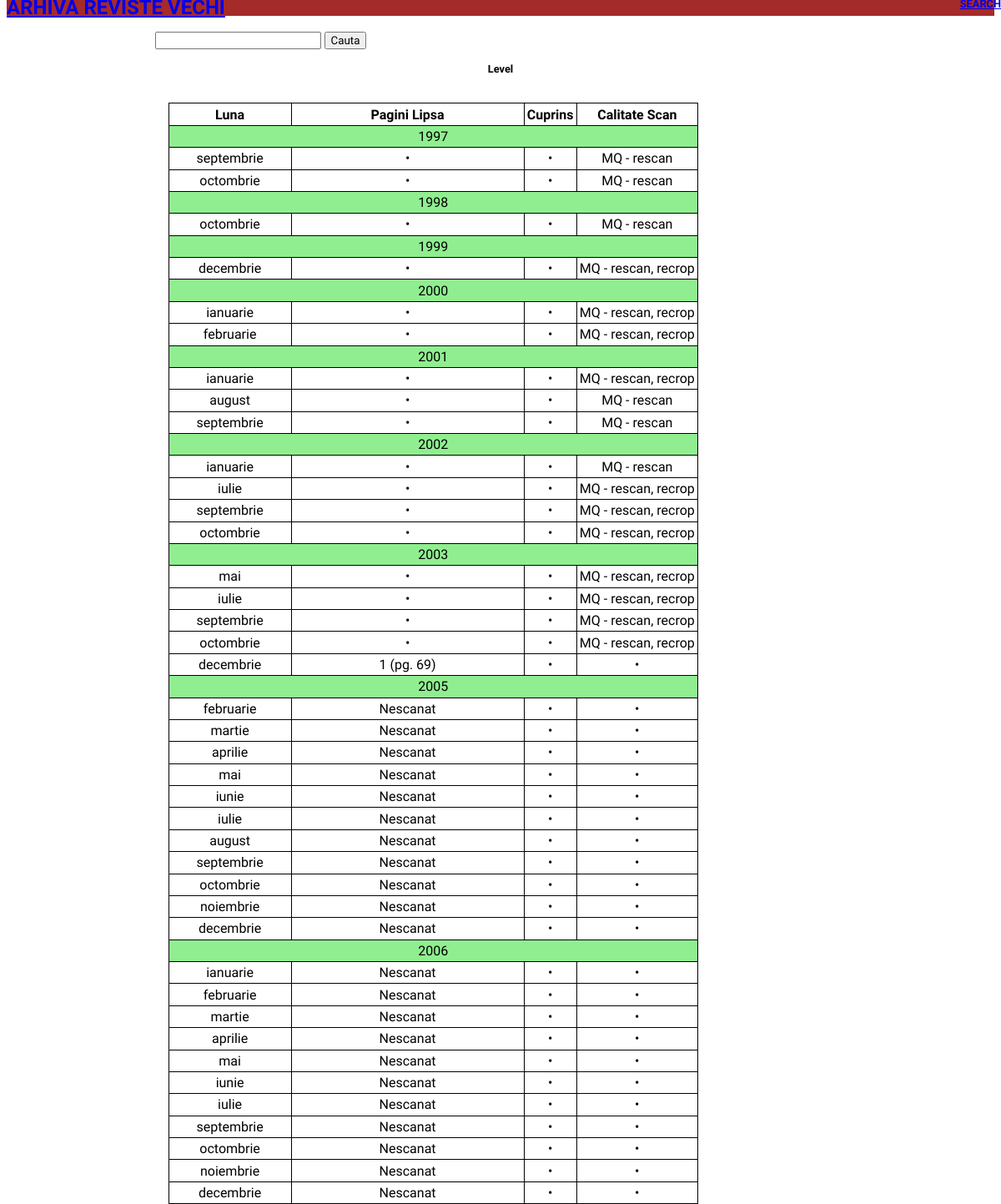
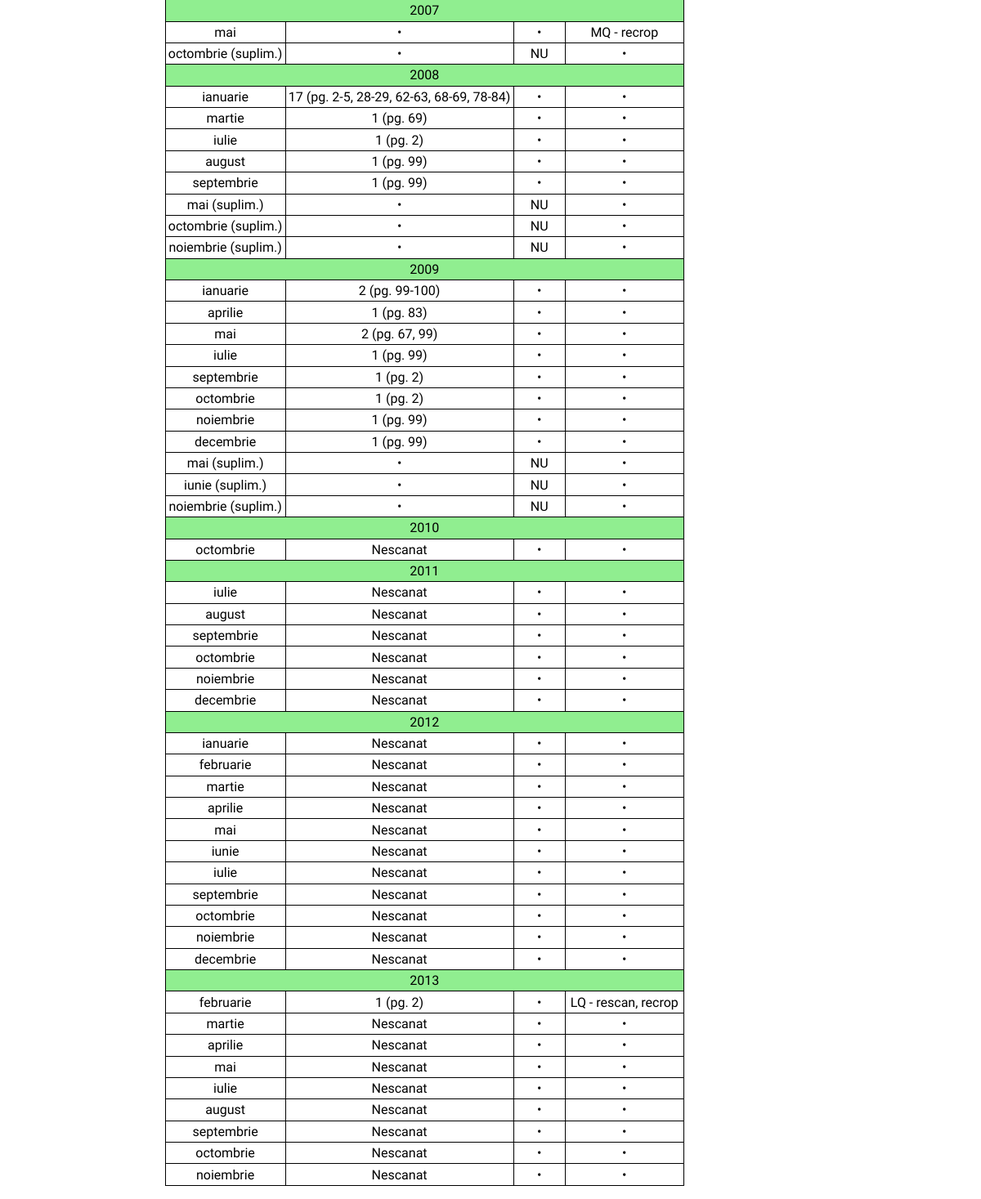
The app's page /arhiva/search.php?type=preset-search&target=scan-status with its own data (2 pictures, top to bottom).
### tables this page shows
CREATE TABLE "editii" (
	`editie_id`	INTEGER PRIMARY KEY AUTOINCREMENT,
	`revista_id`	INTEGER NOT NULL,
	`tip`	TEXT,
	`parinte_editie_id`	TEXT,
	`numar`	INTEGER NOT NULL,
	`an`	INTEGER NOT NULL,
	`luna`	INTEGER NOT NULL,
	`luna_sfarsit`	TEXT,
	`pret`	NUMERIC,
	`nr_pagini`	INTEGER,
	`disc_demo`	TEXT,
	`joc_complet`	TEXT,
	`redactor_sef`	TEXT,
	`editie_link_oficial`	TEXT,
	`editie_observatii`	TEXT,
	`scan_info_nr_pg`	INTEGER,
	`scan_info_pg_lipsa`	TEXT,
	`scan_info_observatii`	TEXT,
	`scan_info_credits`	TEXT,
	FOREIGN KEY(`revista_id`) REFERENCES `reviste`(`revista_id`)
);

### arhiva/bits/search_bit_preset_search.php (called while the page is built, shortened)
<?php
require_once HELPERS . "/HtmlPrinter.php";
function performPresetSearch($params)
{
    global $db;
    $hasOption = !empty($params['option']);
    $option = $hasOption ? $params['option'] : "";
    switch ($params['target']) {
        case "scan-status":
            $dbResult = specialQueryScanStatus($db);
            $dbFiltered = processScanStatusDbResult($dbResult);
            if ($hasOption && $option === 'doku')
                return HtmlPrinter::buildDokuWikiTableFromArray($dbFiltered);
            else
                return HtmlPrinter::buildHtmlTableFromArray($dbFiltered);
    }
}
function processScanStatusDbResult($dbResult) {
    $filteredDbRows = array();
    while ($dbRow = $dbResult->fetchArray(SQLITE3_ASSOC)) {
        $infoRevistaCurenta = array();
        $revista = $dbRow['revista_nume'];
        $an = $dbRow['an'];
        $luna = $dbRow['luna'];
        $tip = $dbRow['tip'];
        $listaPgLipsa = "";
        $dbNrPaginiTotal = $dbRow['nr_pagini'];
        $dbNrPaginiScanate = $dbRow['scan_info_nr_pg'];
        $dbListaPaginiLipsa = $dbRow['scan_info_pg_lipsa'];
        if ($dbNrPaginiScanate < $dbNrPaginiTotal) {
            if (isset($dbListaPaginiLipsa)) $listaPgLipsa = ($dbNrPaginiTotal - $dbNrPaginiScanate) . " (pg. $dbListaPaginiLipsa)";
            else if (empty($dbNrPaginiScanate)) $listaPgLipsa =  "Nescanat";
            else $listaPgLipsa = "???";
        }
        $areCuprins = true;
        $nrArticole = $dbRow['nr_articole'];
        if ($nrArticole == 0) {
            $areCuprins = false;
        }
        $calitateScan = $dbRow['scan_info_observatii'];
        if (!startsWith($calitateScan, 'LQ') && !startsWith($calitateScan, 'MQ')) {
            unset($calitateScan);
        }
        if (!empty($listaPgLipsa) || !$areCuprins || !empty($calitateScan)) {
            $infoRevistaCurenta['An'] = $an;
            $infoRevistaCurenta['Luna'] = convertLuna($luna) . convertTipPublicatie($tip);
            $infoRevistaCurenta['Pagini Lipsa'] = empty($listaPgLipsa) ? "&bull;" : $listaPgLipsa;
            $infoRevistaCurenta['Cuprins'] = $areCuprins ? "&bull;" : "NU";
            $infoRevistaCurenta['Calitate Scan'] = empty($calitateScan) ? "&bull;" : $calitateScan;
            $filteredDbRows[$revista][] = $infoRevistaCurenta;
        }
    }
    return $filteredDbRows;
}
function specialQueryScanStatus($db)
{
    return $db->directQuery("
            SELECT r.revista_nume, r.aparitii,
                e.editie_id, e.tip, e.numar, e.an, e.luna,
                e.luna_sfarsit, e.nr_pagini, e.scan_info_nr_pg,
                e.scan_info_pg_lipsa, e.scan_info_observatii,
                COUNT(a.articol_id) AS nr_articole
            FROM editii e
            LEFT JOIN reviste r USING ('revista_id')
            LEFT JOIN articole a USING ('editie_id')
            WHERE e.numar <> ''
            GROUP BY editie_id
            ORDER BY r.revista_nume, e.an, e.tip, e.numar
        ");
}

### resources/config.php (called while the page is built, shortened)
<?php
require_once DB_DIR . "/DBC.php";
$db = new DBC(DB_FILE);

### resources/db/DBC.php (called while the page is built, shortened)
<?php
class DBC
{
    public $db;
    public function __construct($dbFile)
    {
        $this->db = new \SQLite3($dbFile, SQLITE3_OPEN_READONLY) or die;
    }
    public function directQuery($query)
    {
        return $this->db->query($query);
    }
}

### lib/helpers/h_misc.php (called while the page is built, shortened)
<?php
function convertLuna($lunaNumar) {
    switch ($lunaNumar) {
        case 1:  return "ianuarie";
        case 2:  return "februarie";
        case 3:  return "martie";
        case 4:  return "aprilie";
        case 5:  return "mai";
        case 6:  return "iunie";
        case 7:  return "iulie";
        case 8:  return "august";
        case 9:  return "septembrie";
        case 10: return "octombrie";
        case 11: return "noiembrie";
        case 12: return "decembrie";
    }
    return $lunaNumar;
}
function convertTipPublicatie($tip)
{
    switch($tip) {
        case "revista"   : return "";
        case "supliment" : return " (suplim.)";
    }
}
function startsWith($haystack, $needle) {
    $length = strlen($needle);
    return (substr($haystack, 0, $length) === $needle);
}

### lib/helpers/HtmlPrinter.php (the view, shortened to what this page needs)
<?php
class HtmlPrinter {
    static function buildHtmlTableFromArray($arrToDisplay) {
        $rezultatFinal = "";
        foreach ($arrToDisplay as $numeRevistaCurenta => $arrRevistaCurenta) {
            $rezultatFinal .= "<h2>$numeRevistaCurenta</h2>" . "<br>";
            $headerTabel = "<tr>";
            $arrKeys = array_keys($arrRevistaCurenta[0]);
            foreach($arrKeys as $key) {
                if ($key === 'An') continue;
                $headerTabel .= "<th>$key</th>";
            }
            $headerTabel .= "</tr>";
            $randuriTabel = "";
            $anulCurent = "";
            foreach ($arrRevistaCurenta as $arrRow) {
                if ($arrRow['An'] != $anulCurent) {
                    $randuriTabel .= '<tr class = "empty-row"><td colspan="' . count($arrKeys) . '">' . $arrRow['An'] . '</td></tr>' . PHP_EOL;
                    $anulCurent = $arrRow['An'];
                }
                $htmlRow = "<tr>";
                foreach($arrKeys as $key) {
                    if ($key === 'An') continue;
                    $htmlRow .= "<td>$arrRow[$key]</td>";
                }
                $htmlRow .= "</tr>";
                $randuriTabel .= $htmlRow . PHP_EOL;
            }
            $tabel = "<div><table>" . PHP_EOL;
            $tabel .= $headerTabel . PHP_EOL;
            $tabel .= $randuriTabel . PHP_EOL;
            $tabel .= "</table></div>" . PHP_EOL;
            $rezultatFinal .= $tabel;
        }
        return $rezultatFinal;
    }
}

### arhiva/search.php (shortened to what this page needs)
<?php
require("../resources/config.php");
require_once HELPERS . "/h_misc.php";
$urlWithParams = $_SERVER['REQUEST_URI'];
$paramsRaw = parse_url($urlWithParams, PHP_URL_QUERY);
$simpleSearchContent = buildHtmlSimpleSearch();
if (empty($paramsRaw)) {
    $presetSearchContent = buildHtmlPresetSearch();
} else {
    parse_str($paramsRaw, $params);
    $pageContent = processSearchRequest($params);
}
include_once HTMLLIB . "/view_simple.php";
function buildHtmlSimpleSearch()
{
    $searchPage = ARHIVA . "/search.php";
    return <<<START_HTML
	<form action = "$searchPage">
		 <input type = "text" name = "filter" />
         <input type = "submit" value = "Cauta" />
      </form>
START_HTML;
}
function processSearchRequest($params)
{
    $searchType = !empty($params['type']) ? $params['type'] : "";
    switch($searchType)
    {
        case "preset-search":
            include ARHIVABITS . "/search_bit_preset_search.php";
            return performPresetSearch($params);
    }
}

### html/view_simple.php (shortened to what this page needs)
<!DOCTYPE html>
<html>
<head>
    <link rel="stylesheet" href="<?php echo CSSLIB.'/stylesheet_basic.css'; ?>" >
</head>
<body>
    <?php include HTMLBITS . "/html_bit_header_home_link.php"; ?><br>
    <?php include HTMLBITS . "/html_bit_search.php"; ?><br>
    <div class = "page-content">
        <?php echo isset($pageContent) ? $pageContent : "" ?>
    </div>
</body>
</html>

### html/bits/html_bit_header_home_link.php
<?php
    $homeLink = ROOT . "/index.php";
?>
<div class = "home-link-container">
    <h2 class = "home-link">
        <?php
            if (isset($homeLink)) echo "<a href='$homeLink'>ARHIVA REVISTE VECHI</a>";
            else echo "ARHIVA REVISTE VECHI";
        ?>
    </h2>
    <h2 class = "preset-search" style = "position:absolute; top: 0; right: 0" >
        <a href = "<?php echo ARHIVA . "/search.php" ?> ">SEARCH</a>
    </h2>
</div>

### html/bits/html_bit_search.php (shortened to what this page needs)
<div class = 'search-container'>
    <div class = 'preset-search'>
        <?php if (!empty($simpleSearchContent)) echo $simpleSearchContent ?>
    </div>
</div>

### html/css/stylesheet_basic.css (style rules this page uses)
* { margin-top: 0; margin-bottom: 0; font-family: 'Roboto Condensed', sans-serif; }
h1, h2 { text-align: center; }
div.home-link-container { background-color: brown; font-weight: bold; margin-top: 0; margin-bottom: 0; }
.home-link { text-align: left; font-size: 1.5em; }
div.card-container, div.search-container, div.page-content { width: 70%; margin: 0 auto; }
div.reviste-cards h1,h2 { font-size: 1em; line-height: 1; }
div.reviste-cards-search h1,h2 { font-size: 0.8em; line-height: 0.8; }
table, th, td { text-align: center; border: 1px solid black; border-collapse: collapse; min-height: 1em; margin: 1em; padding: 0.2em; }
tr.empty-row { background-color: lightgreen; }

### records on screen
editii: an "1998", scan_info_observatii "MQ - rescan"
editii: an "1999", scan_info_observatii "MQ - rescan, recrop"
editii: an "2001", scan_info_observatii "MQ - rescan, recrop"
editii: an "2002", scan_info_observatii "MQ - rescan"
editii: an "2007", scan_info_observatii "MQ - recrop"
editii: an "2013", scan_info_observatii "LQ - rescan, recrop"

### other values on screen
$numeRevistaCurenta "Level"
$key "Luna"
$key "Pagini Lipsa"
$key "Cuprins"
$key "Calitate Scan"
$arrRow['An'] "1997 2000 2003 2005 2006 2008 2009 2010 2011 2012"
$arrRow[$key] "septembrie"
$arrRow[$key] "•"
$arrRow[$key] "MQ - rescan"
$arrRow[$key] "octombrie"
$arrRow[$key] "decembrie"
$arrRow[$key] "ianuarie"
$arrRow[$key] "MQ - rescan, recrop"
$arrRow[$key] "februarie"
$arrRow[$key] "august"
